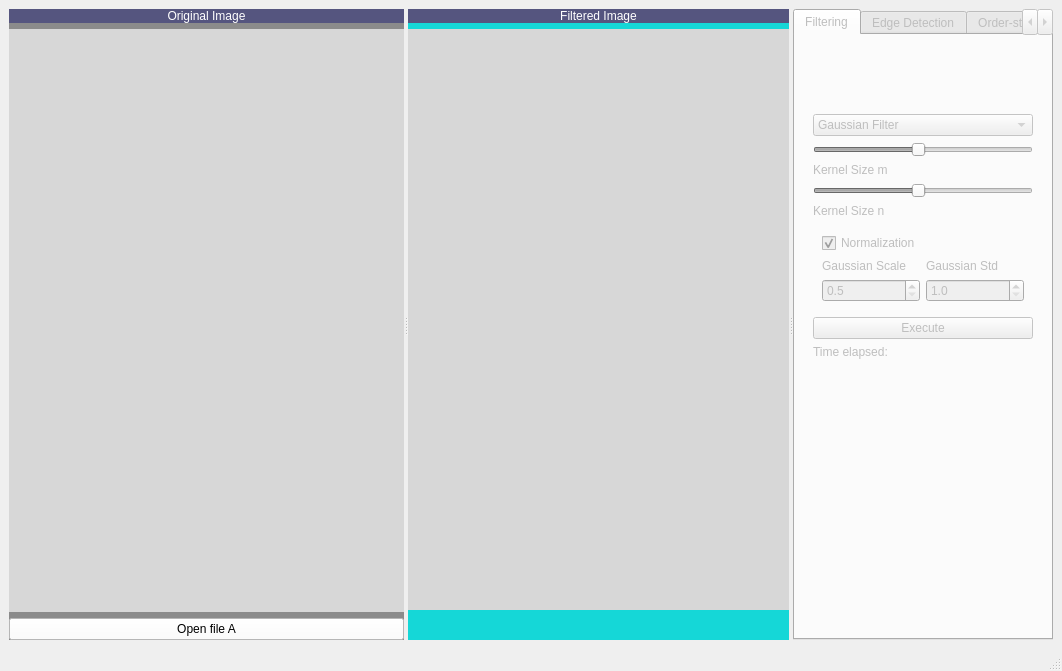
<?xml version="1.0" encoding="UTF-8"?>
<ui version="4.0">
 <class>Hw3</class>
 <widget class="QMainWindow" name="Hw3">
  <property name="geometry">
   <rect>
    <x>0</x>
    <y>0</y>
    <width>1062</width>
    <height>671</height>
   </rect>
  </property>
  <property name="windowTitle">
   <string>Hw3</string>
  </property>
  <widget class="QWidget" name="centralwidget">
   <layout class="QHBoxLayout" name="horizontalLayout">
    <item>
     <widget class="QSplitter" name="splitter">
      <property name="orientation">
       <enum>Qt::Horizontal</enum>
      </property>
      <widget class="QWidget" name="widget_2" native="true">
       <property name="sizePolicy">
        <sizepolicy hsizetype="Preferred" vsizetype="Preferred">
         <horstretch>2</horstretch>
         <verstretch>0</verstretch>
        </sizepolicy>
       </property>
       <property name="styleSheet">
        <string notr="true">background-color: rgb(139, 139, 139);
border-color: rgb(8, 8, 8);</string>
       </property>
       <layout class="QVBoxLayout" name="verticalLayout">
        <item>
         <widget class="QLabel" name="lblBanner1">
          <property name="sizePolicy">
           <sizepolicy hsizetype="Expanding" vsizetype="Fixed">
            <horstretch>0</horstretch>
            <verstretch>0</verstretch>
           </sizepolicy>
          </property>
          <property name="styleSheet">
           <string notr="true">background-color: rgb(85, 85, 127);
color: rgb(255, 255, 255);</string>
          </property>
          <property name="text">
           <string>Original Image</string>
          </property>
          <property name="alignment">
           <set>Qt::AlignCenter</set>
          </property>
         </widget>
        </item>
        <item>
         <widget class="QLabel" name="lblPic1">
          <property name="sizePolicy">
           <sizepolicy hsizetype="Expanding" vsizetype="Expanding">
            <horstretch>0</horstretch>
            <verstretch>0</verstretch>
           </sizepolicy>
          </property>
          <property name="autoFillBackground">
           <bool>false</bool>
          </property>
          <property name="styleSheet">
           <string notr="true">background-color: rgb(215, 215, 215);
border-color: rgb(8, 8, 8);</string>
          </property>
          <property name="text">
           <string/>
          </property>
         </widget>
        </item>
        <item>
         <widget class="QPushButton" name="btnOpen">
          <property name="sizePolicy">
           <sizepolicy hsizetype="Expanding" vsizetype="Fixed">
            <horstretch>0</horstretch>
            <verstretch>0</verstretch>
           </sizepolicy>
          </property>
          <property name="styleSheet">
           <string notr="true">background-color: rgb(255, 255, 255);
color: rgb(0, 0, 0);
border-color: rgb(8, 8, 8);</string>
          </property>
          <property name="text">
           <string>Open file A</string>
          </property>
         </widget>
        </item>
       </layout>
      </widget>
      <widget class="QWidget" name="widget_3" native="true">
       <property name="sizePolicy">
        <sizepolicy hsizetype="Preferred" vsizetype="Preferred">
         <horstretch>2</horstretch>
         <verstretch>0</verstretch>
        </sizepolicy>
       </property>
       <property name="styleSheet">
        <string notr="true">background-color: rgb(21, 215, 215);
border-color: rgb(8, 8, 8);</string>
       </property>
       <layout class="QVBoxLayout" name="verticalLayout_2">
        <item>
         <widget class="QLabel" name="lblBanner2">
          <property name="sizePolicy">
           <sizepolicy hsizetype="Preferred" vsizetype="Fixed">
            <horstretch>0</horstretch>
            <verstretch>0</verstretch>
           </sizepolicy>
          </property>
          <property name="styleSheet">
           <string notr="true">background-color: rgb(85, 85, 127);
color: rgb(255, 255, 255);</string>
          </property>
          <property name="text">
           <string>Filtered Image</string>
          </property>
          <property name="alignment">
           <set>Qt::AlignCenter</set>
          </property>
         </widget>
        </item>
        <item>
         <widget class="QLabel" name="lblPic2">
          <property name="sizePolicy">
           <sizepolicy hsizetype="Preferred" vsizetype="Preferred">
            <horstretch>0</horstretch>
            <verstretch>0</verstretch>
           </sizepolicy>
          </property>
          <property name="autoFillBackground">
           <bool>false</bool>
          </property>
          <property name="styleSheet">
           <string notr="true">background-color: rgb(215, 215, 215);
border-color: rgb(8, 8, 8);</string>
          </property>
          <property name="text">
           <string/>
          </property>
         </widget>
        </item>
        <item>
         <spacer name="verticalSpacer">
          <property name="orientation">
           <enum>Qt::Vertical</enum>
          </property>
          <property name="sizeType">
           <enum>QSizePolicy::Fixed</enum>
          </property>
          <property name="sizeHint" stdset="0">
           <size>
            <width>20</width>
            <height>30</height>
           </size>
          </property>
         </spacer>
        </item>
       </layout>
      </widget>
      <widget class="QTabWidget" name="tabWidget">
       <property name="enabled">
        <bool>false</bool>
       </property>
       <property name="sizePolicy">
        <sizepolicy hsizetype="MinimumExpanding" vsizetype="Preferred">
         <horstretch>0</horstretch>
         <verstretch>0</verstretch>
        </sizepolicy>
       </property>
       <property name="baseSize">
        <size>
         <width>0</width>
         <height>0</height>
        </size>
       </property>
       <property name="currentIndex">
        <number>0</number>
       </property>
       <widget class="QWidget" name="tab">
        <attribute name="title">
         <string>Filtering</string>
        </attribute>
        <layout class="QVBoxLayout" name="verticalLayout_5">
         <item>
          <widget class="QWidget" name="widget" native="true">
           <property name="sizePolicy">
            <sizepolicy hsizetype="Preferred" vsizetype="Fixed">
             <horstretch>0</horstretch>
             <verstretch>0</verstretch>
            </sizepolicy>
           </property>
           <layout class="QGridLayout" name="gridLayout_2">
            <item row="8" column="0">
             <widget class="QLabel" name="lblTime">
              <property name="text">
               <string>Time elapsed:</string>
              </property>
             </widget>
            </item>
            <item row="3" column="0">
             <widget class="QSlider" name="hsdKernelSizen">
              <property name="minimum">
               <number>3</number>
              </property>
              <property name="maximum">
               <number>49</number>
              </property>
              <property name="singleStep">
               <number>2</number>
              </property>
              <property name="value">
               <number>25</number>
              </property>
              <property name="orientation">
               <enum>Qt::Horizontal</enum>
              </property>
              <property name="tickPosition">
               <enum>QSlider::NoTicks</enum>
              </property>
             </widget>
            </item>
            <item row="4" column="0">
             <widget class="QLabel" name="lblKernelSizen">
              <property name="text">
               <string>Kernel Size n</string>
              </property>
             </widget>
            </item>
            <item row="2" column="0">
             <widget class="QLabel" name="lblKernelSizem">
              <property name="text">
               <string>Kernel Size m</string>
              </property>
             </widget>
            </item>
            <item row="7" column="0">
             <widget class="QPushButton" name="btnExecute">
              <property name="text">
               <string>Execute</string>
              </property>
             </widget>
            </item>
            <item row="1" column="0">
             <widget class="QSlider" name="hsdKernelSizem">
              <property name="minimum">
               <number>3</number>
              </property>
              <property name="maximum">
               <number>49</number>
              </property>
              <property name="singleStep">
               <number>2</number>
              </property>
              <property name="value">
               <number>25</number>
              </property>
              <property name="orientation">
               <enum>Qt::Horizontal</enum>
              </property>
             </widget>
            </item>
            <item row="6" column="0">
             <widget class="QWidget" name="widget_4" native="true">
              <layout class="QGridLayout" name="gridLayout">
               <item row="1" column="1">
                <widget class="QLabel" name="lblGaussianSigma">
                 <property name="text">
                  <string>Gaussian Std</string>
                 </property>
                </widget>
               </item>
               <item row="2" column="1">
                <widget class="QDoubleSpinBox" name="dsbGaussianSigma">
                 <property name="decimals">
                  <number>1</number>
                 </property>
                 <property name="minimum">
                  <double>1.000000000000000</double>
                 </property>
                 <property name="maximum">
                  <double>10.000000000000000</double>
                 </property>
                </widget>
               </item>
               <item row="2" column="0">
                <widget class="QDoubleSpinBox" name="dsbGaussianK">
                 <property name="decimals">
                  <number>1</number>
                 </property>
                 <property name="minimum">
                  <double>0.500000000000000</double>
                 </property>
                 <property name="maximum">
                  <double>10.000000000000000</double>
                 </property>
                 <property name="singleStep">
                  <double>0.500000000000000</double>
                 </property>
                </widget>
               </item>
               <item row="1" column="0">
                <widget class="QLabel" name="lblGaussianK">
                 <property name="text">
                  <string>Gaussian Scale</string>
                 </property>
                </widget>
               </item>
               <item row="0" column="0" colspan="2">
                <widget class="QCheckBox" name="ckbGaussainNormalize">
                 <property name="text">
                  <string>Normalization</string>
                 </property>
                 <property name="checked">
                  <bool>true</bool>
                 </property>
                </widget>
               </item>
              </layout>
             </widget>
            </item>
            <item row="0" column="0">
             <widget class="QComboBox" name="cbbFilter">
              <property name="currentIndex">
               <number>0</number>
              </property>
              <item>
               <property name="text">
                <string>Gaussian Filter</string>
               </property>
              </item>
              <item>
               <property name="text">
                <string>Box Filter</string>
               </property>
              </item>
              <item>
               <property name="text">
                <string>Sobel Horizontal FIlter</string>
               </property>
              </item>
              <item>
               <property name="text">
                <string>Sobel Vertical Filter</string>
               </property>
              </item>
              <item>
               <property name="text">
                <string>Laplacian Half FIlter</string>
               </property>
              </item>
              <item>
               <property name="text">
                <string>Laplacian Full FIlter</string>
               </property>
              </item>
             </widget>
            </item>
           </layout>
          </widget>
         </item>
         <item>
          <spacer name="verticalSpacer_4">
           <property name="orientation">
            <enum>Qt::Vertical</enum>
           </property>
           <property name="sizeType">
            <enum>QSizePolicy::Fixed</enum>
           </property>
           <property name="sizeHint" stdset="0">
            <size>
             <width>20</width>
             <height>200</height>
            </size>
           </property>
          </spacer>
         </item>
        </layout>
       </widget>
       <widget class="QWidget" name="tab_2">
        <attribute name="title">
         <string>Edge Detection</string>
        </attribute>
        <layout class="QVBoxLayout" name="verticalLayout_3">
         <item>
          <widget class="QWidget" name="widget_5" native="true">
           <layout class="QGridLayout" name="gridLayout_3">
            <item row="1" column="0">
             <widget class="QLabel" name="lblGaussianSigma_2">
              <property name="text">
               <string>Gaussian Std</string>
              </property>
             </widget>
            </item>
            <item row="1" column="1">
             <widget class="QLabel" name="lblZeroCrossingThreshold">
              <property name="text">
               <string>Zero-crossing Threshold</string>
              </property>
             </widget>
            </item>
            <item row="4" column="0">
             <widget class="QLabel" name="lblKernelSizem_2">
              <property name="text">
               <string>Kernel Size m</string>
              </property>
             </widget>
            </item>
            <item row="2" column="0">
             <widget class="QDoubleSpinBox" name="dsbGaussianSigma_2">
              <property name="decimals">
               <number>1</number>
              </property>
              <property name="minimum">
               <double>1.000000000000000</double>
              </property>
              <property name="maximum">
               <double>10.000000000000000</double>
              </property>
             </widget>
            </item>
            <item row="8" column="0">
             <widget class="QLabel" name="lblTime_3">
              <property name="text">
               <string>Time elapsed:</string>
              </property>
             </widget>
            </item>
            <item row="2" column="1">
             <widget class="QDoubleSpinBox" name="dsbZeroCrossingThreshold">
              <property name="decimals">
               <number>1</number>
              </property>
              <property name="minimum">
               <double>0.000000000000000</double>
              </property>
              <property name="maximum">
               <double>255.000000000000000</double>
              </property>
              <property name="value">
               <double>0.000000000000000</double>
              </property>
             </widget>
            </item>
            <item row="0" column="0" colspan="2">
             <widget class="QLabel" name="lblMH">
              <property name="text">
               <string>The Marr-Hildreth edge detection method</string>
              </property>
             </widget>
            </item>
            <item row="3" column="0" colspan="2">
             <widget class="QSlider" name="hsdKernelSizem_2">
              <property name="minimum">
               <number>3</number>
              </property>
              <property name="maximum">
               <number>49</number>
              </property>
              <property name="singleStep">
               <number>2</number>
              </property>
              <property name="pageStep">
               <number>2</number>
              </property>
              <property name="value">
               <number>25</number>
              </property>
              <property name="tracking">
               <bool>true</bool>
              </property>
              <property name="orientation">
               <enum>Qt::Horizontal</enum>
              </property>
              <property name="invertedAppearance">
               <bool>false</bool>
              </property>
              <property name="invertedControls">
               <bool>false</bool>
              </property>
              <property name="tickPosition">
               <enum>QSlider::NoTicks</enum>
              </property>
             </widget>
            </item>
            <item row="5" column="0" colspan="2">
             <widget class="QSlider" name="hsdKernelSizen_2">
              <property name="minimum">
               <number>3</number>
              </property>
              <property name="maximum">
               <number>49</number>
              </property>
              <property name="singleStep">
               <number>2</number>
              </property>
              <property name="value">
               <number>25</number>
              </property>
              <property name="orientation">
               <enum>Qt::Horizontal</enum>
              </property>
             </widget>
            </item>
            <item row="6" column="0">
             <widget class="QLabel" name="lblKernelSizen_2">
              <property name="text">
               <string>Kernel Size n</string>
              </property>
             </widget>
            </item>
            <item row="7" column="0">
             <widget class="QPushButton" name="btnLoG">
              <property name="text">
               <string>Execute</string>
              </property>
             </widget>
            </item>
           </layout>
          </widget>
         </item>
         <item>
          <widget class="QWidget" name="widget_8" native="true">
           <layout class="QGridLayout" name="gridLayout_4">
            <item row="1" column="0">
             <widget class="QPushButton" name="btnSobel">
              <property name="text">
               <string>Execute</string>
              </property>
             </widget>
            </item>
            <item row="0" column="0">
             <widget class="QLabel" name="lblSobel">
              <property name="text">
               <string>Sobel vertical+horizontal</string>
              </property>
             </widget>
            </item>
            <item row="2" column="0">
             <widget class="QLabel" name="lblTime_4">
              <property name="text">
               <string>Time elapsed:</string>
              </property>
             </widget>
            </item>
           </layout>
          </widget>
         </item>
         <item>
          <spacer name="verticalSpacer_2">
           <property name="orientation">
            <enum>Qt::Vertical</enum>
           </property>
           <property name="sizeType">
            <enum>QSizePolicy::Fixed</enum>
           </property>
           <property name="sizeHint" stdset="0">
            <size>
             <width>218</width>
             <height>150</height>
            </size>
           </property>
          </spacer>
         </item>
        </layout>
       </widget>
       <widget class="QWidget" name="tab_3">
        <attribute name="title">
         <string>Order-statistics</string>
        </attribute>
        <layout class="QVBoxLayout" name="verticalLayout_4">
         <item>
          <widget class="QWidget" name="widget_6" native="true">
           <layout class="QGridLayout" name="gridLayout_6">
            <item row="0" column="0">
             <widget class="QSlider" name="hsdKernelSizem_3">
              <property name="minimum">
               <number>3</number>
              </property>
              <property name="maximum">
               <number>11</number>
              </property>
              <property name="singleStep">
               <number>2</number>
              </property>
              <property name="value">
               <number>7</number>
              </property>
              <property name="orientation">
               <enum>Qt::Horizontal</enum>
              </property>
             </widget>
            </item>
            <item row="1" column="0">
             <widget class="QLabel" name="lblKernelSizem_3">
              <property name="text">
               <string>Kernel Size m</string>
              </property>
             </widget>
            </item>
            <item row="2" column="0">
             <widget class="QSlider" name="hsdKernelSizen_3">
              <property name="minimum">
               <number>3</number>
              </property>
              <property name="maximum">
               <number>11</number>
              </property>
              <property name="singleStep">
               <number>2</number>
              </property>
              <property name="value">
               <number>7</number>
              </property>
              <property name="orientation">
               <enum>Qt::Horizontal</enum>
              </property>
             </widget>
            </item>
            <item row="3" column="0">
             <widget class="QLabel" name="lblKernelSizen_3">
              <property name="text">
               <string>Kernel Size n</string>
              </property>
             </widget>
            </item>
           </layout>
          </widget>
         </item>
         <item>
          <widget class="QWidget" name="widget_7" native="true">
           <layout class="QGridLayout" name="gridLayout_5">
            <item row="0" column="0">
             <widget class="QLabel" name="label">
              <property name="text">
               <string>Order-statistic filter</string>
              </property>
             </widget>
            </item>
            <item row="1" column="0">
             <widget class="QRadioButton" name="rbnMedian">
              <property name="text">
               <string>Median</string>
              </property>
             </widget>
            </item>
            <item row="2" column="0">
             <widget class="QRadioButton" name="rbnMax">
              <property name="text">
               <string>Max</string>
              </property>
             </widget>
            </item>
            <item row="3" column="0">
             <widget class="QRadioButton" name="rbnMin">
              <property name="text">
               <string>Min</string>
              </property>
             </widget>
            </item>
            <item row="4" column="0">
             <widget class="QPushButton" name="btnOrderStatisticsExecute">
              <property name="text">
               <string>Execute</string>
              </property>
             </widget>
            </item>
            <item row="5" column="0">
             <widget class="QLabel" name="lblTime_2">
              <property name="text">
               <string>Time elapsed:</string>
              </property>
             </widget>
            </item>
           </layout>
          </widget>
         </item>
         <item>
          <spacer name="verticalSpacer_3">
           <property name="orientation">
            <enum>Qt::Vertical</enum>
           </property>
           <property name="sizeType">
            <enum>QSizePolicy::Fixed</enum>
           </property>
           <property name="sizeHint" stdset="0">
            <size>
             <width>218</width>
             <height>250</height>
            </size>
           </property>
          </spacer>
         </item>
        </layout>
       </widget>
      </widget>
     </widget>
    </item>
   </layout>
  </widget>
  <widget class="QMenuBar" name="menubar">
   <property name="geometry">
    <rect>
     <x>0</x>
     <y>0</y>
     <width>1062</width>
     <height>24</height>
    </rect>
   </property>
  </widget>
  <widget class="QStatusBar" name="statusbar"/>
 </widget>
 <resources/>
 <connections/>
</ui>
